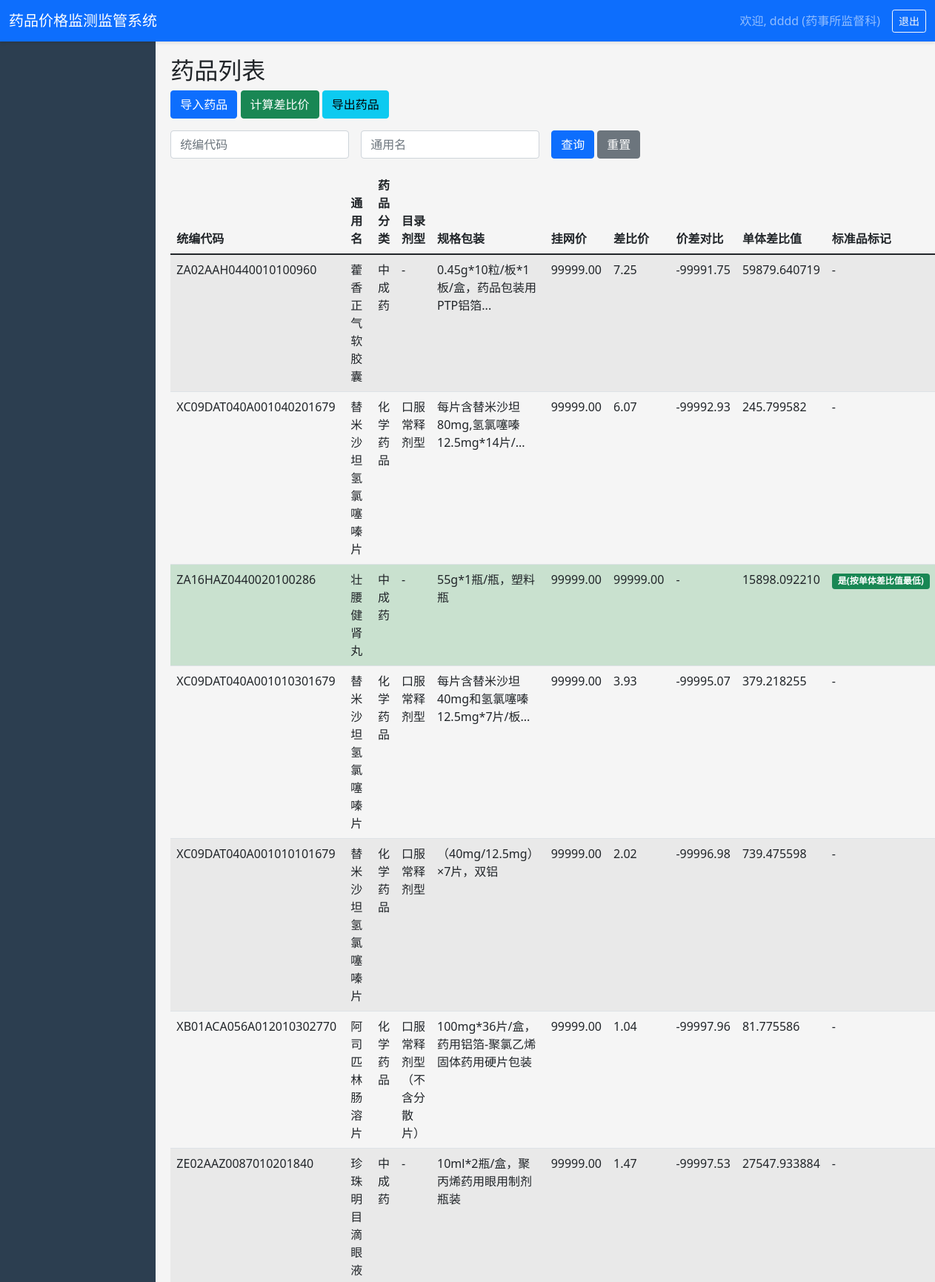
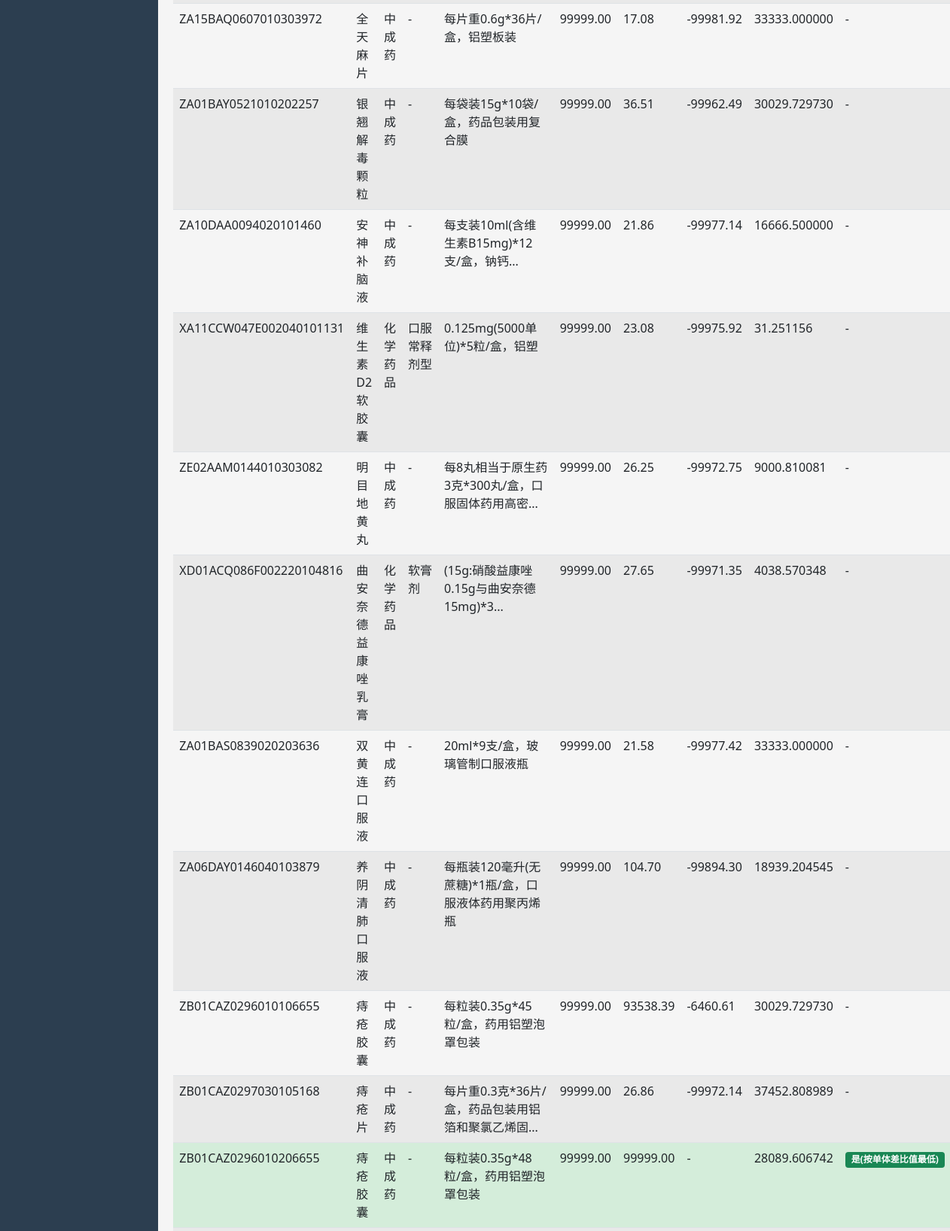
The app's page /drugs/ (signed in, upper part) with its own data (2 pictures, top to bottom).
### core/models.py (models this page shows, shortened)
class User(AbstractUser):
    USER_TYPE_CHOICES = [
        ('admin', '系统管理员'),
        ('supervisor', '药事所监督科'),
        ('drug_section', '药事所药品科'),
        ('pharmacy', '药店'),
        ('company', '药企'),
        ('district', '区县医保局'),
    ]
    user_type = models.CharField(max_length=20, choices=USER_TYPE_CHOICES, verbose_name='用户类型')
    phone = models.CharField(max_length=20, blank=True, verbose_name='联系电话')
    department = models.ForeignKey('Department', on_delete=models.SET_NULL, null=True, blank=True, related_name='users')
    organization = models.CharField(max_length=200, blank=True, verbose_name='所属机构')
    medical_insurance_code = models.CharField(max_length=50, blank=True, verbose_name='医保编码')
    class Meta:
        verbose_name = '用户'
        verbose_name_plural = '用户'

class Drug(models.Model):
    code = models.CharField(max_length=50, unique=True, verbose_name='统编代码')
    drug_category = models.CharField(max_length=50, choices=DrugCategory.choices, verbose_name='药品分类')
    generic_name = models.CharField(max_length=200, verbose_name='通用名')
    catalog_dosage_form = models.CharField(max_length=100, blank=True, verbose_name='目录剂型')
    description_dosage_form = models.CharField(max_length=100, blank=True, verbose_name='表述剂型')
    spec_package = models.CharField(max_length=500, blank=True, verbose_name='规格包装')
    content = models.CharField(max_length=50, blank=True, verbose_name='含量')
    content_unit = models.CharField(max_length=20, blank=True, verbose_name='含量单位')
    volume = models.CharField(max_length=50, blank=True, verbose_name='装量')
    volume_unit = models.CharField(max_length=20, blank=True, verbose_name='装量单位')
    quantity = models.CharField(max_length=50, blank=True, verbose_name='计价数量')
    quantity_unit = models.CharField(max_length=20, blank=True, verbose_name='计价数量单位')
    package_quantity = models.CharField(max_length=50, blank=True, verbose_name='包装数量')
    usage_days = models.CharField(max_length=50, blank=True, verbose_name='服用天数')
    standard_holder = models.CharField(max_length=200, blank=True, verbose_name='标化持有人')
    catalog_holder = models.CharField(max_length=300, blank=True, verbose_name='目录序号&标化持有人')
    catalog_name = models.CharField(max_length=200, blank=True, verbose_name='医保目录名')
    special_note = models.CharField(max_length=200, blank=True, verbose_name='特殊标注')
    network_price = models.DecimalField(max_digits=12, decimal_places=2, default=0, verbose_name='挂网价')
    anchor_price = models.DecimalField(max_digits=12, decimal_places=2, default=0, verbose_name='锚点价格')
    is_standard = models.BooleanField(default=False, verbose_name='是否标准品')
    standard_mark = models.CharField(max_length=100, blank=True, verbose_name='标准品标记')
    standard_price = models.DecimalField(max_digits=12, decimal_places=2, default=0, verbose_name='差比价')
    price_diff = models.DecimalField(max_digits=12, decimal_places=2, default=0, verbose_name='价差对比')
    unit_value = models.DecimalField(max_digits=20, decimal_places=6, default=0, verbose_name='单体差比值')
    class Meta:
        verbose_name = '药品'
        verbose_name_plural = '药品'

### core/views.py (the view)
# urls.py: path('drugs/', v.drug_list, name='drug_list'),
@login_required
def drug_list(request):
    drugs = Drug.objects.all().order_by('id')
    code = request.GET.get('code')
    generic_name = request.GET.get('generic_name')
    if code:
        drugs = drugs.filter(code__icontains=code)
    if generic_name:
        drugs = drugs.filter(generic_name__icontains=generic_name)
    paginator = Paginator(drugs, 20)
    page_number = request.GET.get('page')
    page_obj = paginator.get_page(page_number)
    return render(request, 'core/drug/drug_list.html', {'page_obj': page_obj})

### templates/core/drug/drug_list.html (shortened to what this page needs)
{% extends 'core/base.html' %}
{% block content %}
<h2>药品列表</h2>
<a href="{% url 'drug_import' %}" class="btn btn-primary mb-3">导入药品</a>
<a href="{% url 'drug_calculate' %}" class="btn btn-success mb-3">计算差比价</a>
<a href="{% url 'drug_export' %}" class="btn btn-info mb-3">导出药品</a>
<form method="get" class="row g-3 mb-3">
    <div class="col-md-3">
        <input type="text" name="code" class="form-control" placeholder="统编代码" value="{{ request.GET.code|default:'' }}">
    </div>
    <div class="col-md-3">
        <input type="text" name="generic_name" class="form-control" placeholder="通用名" value="{{ request.GET.generic_name|default:'' }}">
    </div>
    <div class="col-md-4">
        <button type="submit" class="btn btn-primary">查询</button>
        <a href="{% url 'drug_list' %}" class="btn btn-secondary">重置</a>
    </div>
</form>
<table class="table table-striped table-hover">
    <thead>
        <tr>
            <th>统编代码</th>
            <th>通用名</th>
            <th>药品分类</th>
            <th>目录剂型</th>
            <th>规格包装</th>
            <th>挂网价</th>
            <th>差比价</th>
            <th>价差对比</th>
            <th>单体差比值</th>
            <th>标准品标记</th>
        </tr>
    </thead>
    <tbody>
        {% for drug in page_obj %}
        <tr style="{% if drug.is_standard %}background-color: #d4edda;{% elif drug.price_diff > 0 %}background-color: #fff3cd;{% endif %}">
            <td>{{ drug.code }}</td>
            <td>{{ drug.generic_name }}</td>
            <td>{{ drug.drug_category }}</td>
            <td>{{ drug.catalog_dosage_form|default:'-' }}</td>
            <td>{{ drug.spec_package|default:'-'|truncatechars:30 }}</td>
            <td>{{ drug.network_price }}</td>
            <td>{{ drug.standard_price|default:'-' }}</td>
            <td style="{% if drug.price_diff > 0 %}color: red; font-weight: bold;{% endif %}">{{ drug.price_diff|default:'-' }}</td>
            <td>{{ drug.unit_value|default:'-' }}</td>
            <td>{% if drug.standard_mark %}<span class="badge bg-success">{{ drug.standard_mark }}</span>{% else %}-{% endif %}</td>
        </tr>
        {% empty %}
        <tr><td colspan="10" class="text-center">暂无数据，请先 <a href="{% url 'drug_import' %}">导入药品</a></td></tr>
        {% endfor %}
    </tbody>
</table>
{% endblock %}

### templates/core/base.html (shortened to what this page needs)
<!DOCTYPE html>
<html lang="zh-CN">
<head>
    <link href="https://cdn.jsdelivr.net/npm/bootstrap@5.1.3/dist/css/bootstrap.min.css" rel="stylesheet">
</head>
<body>
    {% if user.is_authenticated %}
    <nav class="navbar navbar-expand-lg navbar-dark bg-primary">
        <div class="container-fluid">
            <a class="navbar-brand" href="{% url 'dashboard' %}">药品价格监测监管系统</a>
            <div class="collapse navbar-collapse">
                <span class="navbar-text me-3">
                    欢迎, {{ user.username }} ({{ user.get_user_type_display }})
                </span>
                <a href="{% url 'logout' %}" class="btn btn-sm btn-outline-light">退出</a>
            </div>
        </div>
    </nav>
    <div class="container-fluid">
        <div class="row">
            <div class="col-md-2 sidebar p-0">
            </div>
            <div class="col-md-10 content">
                {% block content %}{% endblock %}
            </div>
        </div>
    </div>
    {% else %}
    {% block login_content %}{% endblock %}
    {% endif %}
</body>
</html>

### templates/core/base.html (style rules this page uses)
body { background-color: #f5f5f5; }
.sidebar { min-height: 100vh; background: #2c3e50; color: white; }
.content { padding: 20px; }
.navbar { box-shadow: 0 2px 4px rgba(0,0,0,0.1); }

### records on screen
User: username "dddd", user_type "药事所监督科"
Drug: code "ZA02AAH0440010100960", generic_name "藿香正气软胶囊", drug_category "中成药", catalog_dosage_form "-", spec_package "0.45g*10粒/板*1板/盒，药品包装用PTP铝箔...", network_price "99999.00", standard_price "7.25", price_diff "-99991.75", unit_value "59879.640719"
Drug: code "XC09DAT040A001040201679", generic_name "替米沙坦氢氯噻嗪片", drug_category "化学药品", catalog_dosage_form "口服常释剂型", spec_package "每片含替米沙坦80mg,氢氯噻嗪12.5mg*14片/...", network_price "99999.00", standard_price "6.07", price_diff "-99992.93", unit_value "245.799582"
Drug: code "ZA16HAZ0440020100286", generic_name "壮腰健肾丸", drug_category "中成药", catalog_dosage_form "-", spec_package "55g*1瓶/瓶，塑料瓶", network_price "99999.00", standard_price "99999.00", price_diff "-", unit_value "15898.092210", standard_mark "是(按单体差比值最低)"
Drug: code "XC09DAT040A001010301679", generic_name "替米沙坦氢氯噻嗪片", drug_category "化学药品", catalog_dosage_form "口服常释剂型", spec_package "每片含替米沙坦40mg和氢氯噻嗪12.5mg*7片/板...", network_price "99999.00", standard_price "3.93", price_diff "-99995.07", unit_value "379.218255"
Drug: code "XC09DAT040A001010101679", generic_name "替米沙坦氢氯噻嗪片", drug_category "化学药品", catalog_dosage_form "口服常释剂型", spec_package "（40mg/12.5mg）×7片，双铝", network_price "99999.00", standard_price "2.02", price_diff "-99996.98", unit_value "739.475598"
Drug: code "XB01ACA056A012010302770", generic_name "阿司匹林肠溶片", drug_category "化学药品", catalog_dosage_form "口服常释剂型（不含分散片）", spec_package "100mg*36片/盒，药用铝箔-聚氯乙烯固体药用硬片包装", network_price "99999.00", standard_price "1.04", price_diff "-99997.96", unit_value "81.775586"
Drug: code "ZE02AAZ0087010201840", generic_name "珍珠明目滴眼液", drug_category "中成药", catalog_dosage_form "-", spec_package "10ml*2瓶/盒，聚丙烯药用眼用制剂瓶装", network_price "99999.00", standard_price "1.47", price_diff "-99997.53", unit_value "27547.933884"
Drug: code "ZA15BAQ0607010303972", generic_name "全天麻片", drug_category "中成药", catalog_dosage_form "-", spec_package "每片重0.6g*36片/盒，铝塑板装", network_price "99999.00", standard_price "17.08", price_diff "-99981.92", unit_value "33333.000000"
Drug: code "ZA01BAY0521010202257", generic_name "银翘解毒颗粒", drug_category "中成药", catalog_dosage_form "-", spec_package "每袋装15g*10袋/盒，药品包装用复合膜", network_price "99999.00", standard_price "36.51", price_diff "-99962.49", unit_value "30029.729730"
Drug: code "ZA10DAA0094020101460", generic_name "安神补脑液", drug_category "中成药", catalog_dosage_form "-", spec_package "每支装10ml(含维生素B15mg)*12支/盒，钠钙...", network_price "99999.00", standard_price "21.86", price_diff "-99977.14", unit_value "16666.500000"
Drug: code "XA11CCW047E002040101131", generic_name "维生素D2软胶囊", drug_category "化学药品", catalog_dosage_form "口服常释剂型", spec_package "0.125mg(5000单位)*5粒/盒，铝塑", network_price "99999.00", standard_price "23.08", price_diff "-99975.92", unit_value "31.251156"
Drug: code "ZE02AAM0144010303082", generic_name "明目地黄丸", drug_category "中成药", catalog_dosage_form "-", spec_package "每8丸相当于原生药3克*300丸/盒，口服固体药用高密...", network_price "99999.00", standard_price "26.25", price_diff "-99972.75", unit_value "9000.810081"
Drug: code "XD01ACQ086F002220104816", generic_name "曲安奈德益康唑乳膏", drug_category "化学药品", catalog_dosage_form "软膏剂", spec_package "(15g:硝酸益康唑0.15g与曲安奈德15mg)*3...", network_price "99999.00", standard_price "27.65", price_diff "-99971.35", unit_value "4038.570348"
Drug: code "ZA01BAS0839020203636", generic_name "双黄连口服液", drug_category "中成药", catalog_dosage_form "-", spec_package "20ml*9支/盒，玻璃管制口服液瓶", network_price "99999.00", standard_price "21.58", price_diff "-99977.42", unit_value "33333.000000"
Drug: code "ZA06DAY0146040103879", generic_name "养阴清肺口服液", drug_category "中成药", catalog_dosage_form "-", spec_package "每瓶装120毫升(无蔗糖)*1瓶/盒，口服液体药用聚丙烯瓶", network_price "99999.00", standard_price "104.70", price_diff "-99894.30", unit_value "18939.204545"
Drug: code "ZB01CAZ0296010106655", generic_name "痔疮胶囊", drug_category "中成药", catalog_dosage_form "-", spec_package "每粒装0.35g*45粒/盒，药用铝塑泡罩包装", network_price "99999.00", standard_price "93538.39", price_diff "-6460.61", unit_value "30029.729730"
Drug: code "ZB01CAZ0297030105168", generic_name "痔疮片", drug_category "中成药", catalog_dosage_form "-", spec_package "每片重0.3克*36片/盒，药品包装用铝箔和聚氯乙烯固...", network_price "99999.00", standard_price "26.86", price_diff "-99972.14", unit_value "37452.808989"
Drug: code "ZB01CAZ0296010206655", generic_name "痔疮胶囊", drug_category "中成药", catalog_dosage_form "-", spec_package "每粒装0.35g*48粒/盒，药用铝塑泡罩包装", network_price "99999.00", standard_price "99999.00", price_diff "-", unit_value "28089.606742", standard_mark "是(按单体差比值最低)"
